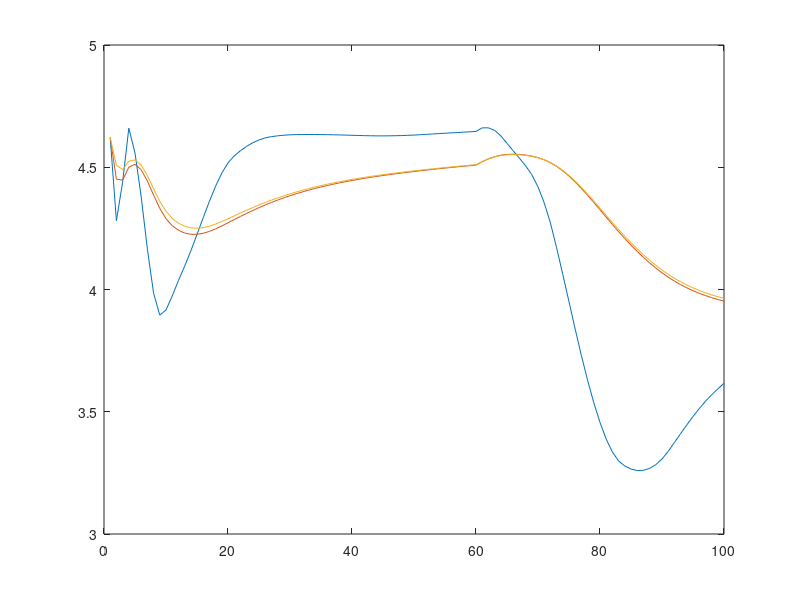

MATLAB code for this plot:
%% cleanup
clear('all');
close('all');

%% init
terms = [0.083333	0.166667	0.250000	0.333333	0.416667	0.500000	0.583333	0.666667	0.750000	0.833333	0.916667	1.000000	1.083333	1.166667	1.250000	1.333333	1.416667	1.500000	1.583333	1.666667	1.750000	1.833333	1.916667	2.000000	2.083333	2.166667	2.250000	2.333333	2.416667	2.500000	2.583333	2.666667	2.750000	2.833333	2.916667	3.000000	3.083333	3.166667	3.250000	3.333333	3.416667	3.500000	3.583333	3.666667	3.750000	3.833333	3.916667	4.000000	4.083333	4.166667	4.250000	4.333333	4.416666	4.500000	4.583333	4.666666	4.750000	4.833333	4.916666	5.000000	5.500000	6.000000	6.500000	7.000000	7.500000	8.000000	8.500000	9.000000	9.500000	10.000000	10.500000	11.000000	11.500000	12.000000	12.500000	13.000000	13.500000	14.000000	14.500000	15.000000	15.500000	16.000000	16.500000	17.000000	17.500000	18.000000	18.500000	19.000000	19.500000	20.000000	20.500000	21.000000	21.500000	22.000000	22.500000	23.000000	23.500000	24.000000	24.500000	25.000000];
spot_rates = [4.621400	4.508064	4.490767	4.524603	4.530169	4.508599	4.465583	4.412137	4.360421	4.320045	4.291137	4.271533	4.258928	4.252184	4.250493	4.253044	4.259029	4.267638	4.278062	4.289491	4.301165	4.312745	4.324113	4.335157	4.345794	4.355954	4.365571	4.374640	4.383186	4.391233	4.398805	4.405931	4.412640	4.418961	4.424922	4.430553	4.435875	4.440909	4.445673	4.450187	4.454468	4.458534	4.462403	4.466091	4.469617	4.472998	4.476249	4.479379	4.482402	4.485329	4.488170	4.490933	4.493622	4.496241	4.498792	4.501279	4.503706	4.506076	4.508392	4.510658	4.523203	4.533821	4.542177	4.547936	4.551054	4.552000	4.551169	4.548798	4.544845	4.538891	4.530513	4.519295	4.504765	4.487030	4.466367	4.443077	4.417594	4.390391	4.361944	4.332727	4.303215	4.273881	4.245201	4.217572	4.191131	4.165956	4.142127	4.119723	4.098822	4.079504	4.061847	4.045857	4.031423	4.018420	4.006724	3.996211	3.986757	3.978238	3.970541	3.963599];

%% calculation
forward_rates = [spot_rates(1) spot_rates(2:end) + diff(spot_rates)./diff(terms).*terms(2:end)];
new_spot_rates = [forward_rates(1) (cumsum(forward_rates(2:end).*diff(terms))+forward_rates(1)*terms(1))./terms(2:end)];

%% error as a percentage
sum(new_spot_rates - spot_rates) / sum(spot_rates) * 100  %#ok

%% plot
plot(forward_rates,'DisplayName','forward_rates','YDataSource','forward_rates');
hold all;
plot(new_spot_rates,'DisplayName','new_spot_rates','YDataSource','new_spot_rates');
plot(spot_rates,'DisplayName','spot_rates','YDataSource','spot_rates');
hold off;
figure(gcf);